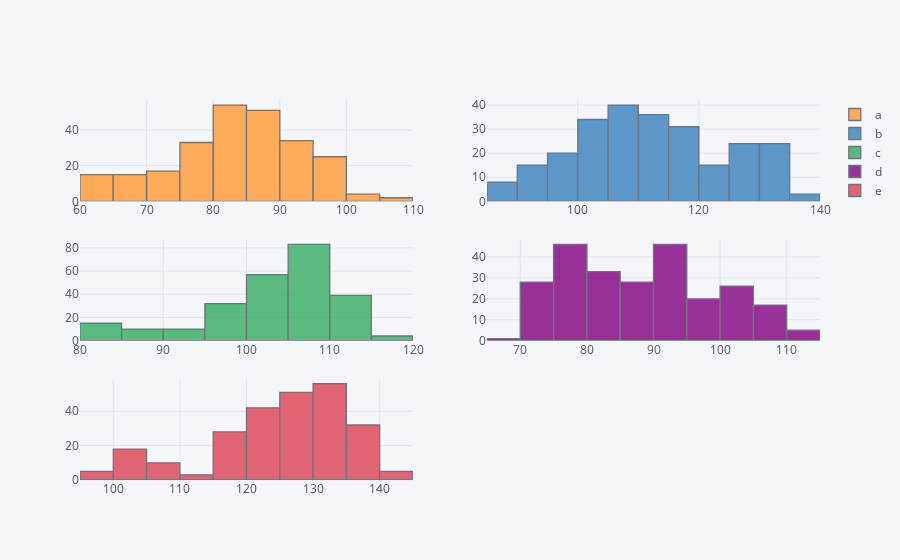

Notebook code cell kept with this figure:
### Code cell
plyo.iplot(
       df.iplot(kind='hist', #Specifies the plotting type.
                   subplots=True, #Requires separate subplots for every column.
                   bins=15, #Sets the bins parameter (buckets to be used = bars to be plotted).
                  asFigure=True), #The df.iplot() method is called with parameter,asFigure=True to allow for local plottingand #embedding
                   # image='png',
                   filename='ply_03'
)

### Figure 1 — Plotly figure (JSON) as saved in the notebook; plotly's stock layout.template omitted (floating-point values rounded to 4 significant figures; data arrays with more than 128 entries replaced by an {"elided": "..."} marker saying what was removed)
{"data": [{"histfunc": "count", "histnorm": "", "marker": {"color": "rgba(255, 153, 51, 1.0)", "line": {"color": "#4D5663", "width": 1.3}}, "name": "a", "nbinsx": 15, "opacity": 0.8, "orientation": "v", "type": "histogram", "uid": "9c23a875-294c-4521-aa99-4dff443fea53", "x": {"elided": "250 float values"}, "xaxis": "x", "yaxis": "y"}, {"histfunc": "count", "histnorm": "", "marker": {"color": "rgba(55, 128, 191, 1.0)", "line": {"color": "#4D5663", "width": 1.3}}, "name": "b", "nbinsx": 15, "opacity": 0.8, "orientation": "v", "type": "histogram", "uid": "d65340fa-381a-44a0-a007-3874a7bfaa5f", "x": {"elided": "250 float values"}, "xaxis": "x2", "yaxis": "y2"}, {"histfunc": "count", "histnorm": "", "marker": {"color": "rgba(50, 171, 96, 1.0)", "line": {"color": "#4D5663", "width": 1.3}}, "name": "c", "nbinsx": 15, "opacity": 0.8, "orientation": "v", "type": "histogram", "uid": "03a7abc7-0190-4bb5-9172-75e0a84c72a9", "x": {"elided": "250 float values"}, "xaxis": "x3", "yaxis": "y3"}, {"histfunc": "count", "histnorm": "", "marker": {"color": "rgba(128, 0, 128, 1.0)", "line": {"color": "#4D5663", "width": 1.3}}, "name": "d", "nbinsx": 15, "opacity": 0.8, "orientation": "v", "type": "histogram", "uid": "fd61da8f-c8cb-4e6b-a959-666847fea26f", "x": {"elided": "250 float values"}, "xaxis": "x4", "yaxis": "y4"}, {"histfunc": "count", "histnorm": "", "marker": {"color": "rgba(219, 64, 82, 1.0)", "line": {"color": "#4D5663", "width": 1.3}}, "name": "e", "nbinsx": 15, "opacity": 0.8, "orientation": "v", "type": "histogram", "uid": "d2dad2c8-1010-47bf-88a8-06c7f1dbe80d", "x": {"elided": "250 float values"}, "xaxis": "x5", "yaxis": "y5"}], "layout": {"barmode": "overlay", "legend": {"bgcolor": "#F5F6F9", "font": {"color": "#4D5663"}}, "paper_bgcolor": "#F5F6F9", "plot_bgcolor": "#F5F6F9", "title": {"font": {"color": "#4D5663"}}, "xaxis": {"anchor": "y", "domain": [0, 0.45], "gridcolor": "#E1E5ED", "showgrid": true, "tickfont": {"color": "#4D5663"}, "title": {"font": {"color": "#4D5663"}, "text": ""}, "zerolinecolor": "#E1E5ED"}, "xaxis2": {"anchor": "y2", "domain": [0.55, 1], "gridcolor": "#E1E5ED", "showgrid": true, "tickfont": {"color": "#4D5663"}, "title": {"font": {"color": "#4D5663"}, "text": ""}, "zerolinecolor": "#E1E5ED"}, "xaxis3": {"anchor": "y3", "domain": [0, 0.45], "gridcolor": "#E1E5ED", "showgrid": true, "tickfont": {"color": "#4D5663"}, "title": {"font": {"color": "#4D5663"}, "text": ""}, "zerolinecolor": "#E1E5ED"}, "xaxis4": {"anchor": "y4", "domain": [0.55, 1], "gridcolor": "#E1E5ED", "showgrid": true, "tickfont": {"color": "#4D5663"}, "title": {"font": {"color": "#4D5663"}, "text": ""}, "zerolinecolor": "#E1E5ED"}, "xaxis5": {"anchor": "y5", "domain": [0, 0.45], "gridcolor": "#E1E5ED", "showgrid": true, "tickfont": {"color": "#4D5663"}, "title": {"font": {"color": "#4D5663"}, "text": ""}, "zerolinecolor": "#E1E5ED"}, "yaxis": {"anchor": "x", "domain": [0.7333, 1], "gridcolor": "#E1E5ED", "showgrid": true, "tickfont": {"color": "#4D5663"}, "title": {"font": {"color": "#4D5663"}, "text": ""}, "zerolinecolor": "#E1E5ED"}, "yaxis2": {"anchor": "x2", "domain": [0.7333, 1], "gridcolor": "#E1E5ED", "showgrid": true, "tickfont": {"color": "#4D5663"}, "title": {"font": {"color": "#4D5663"}, "text": ""}, "zerolinecolor": "#E1E5ED"}, "yaxis3": {"anchor": "x3", "domain": [0.3667, 0.6333], "gridcolor": "#E1E5ED", "showgrid": true, "tickfont": {"color": "#4D5663"}, "title": {"font": {"color": "#4D5663"}, "text": ""}, "zerolinecolor": "#E1E5ED"}, "yaxis4": {"anchor": "x4", "domain": [0.3667, 0.6333], "gridcolor": "#E1E5ED", "showgrid": true, "tickfont": {"color": "#4D5663"}, "title": {"font": {"color": "#4D5663"}, "text": ""}, "zerolinecolor": "#E1E5ED"}, "yaxis5": {"anchor": "x5", "domain": [0, 0.2667], "gridcolor": "#E1E5ED", "showgrid": true, "tickfont": {"color": "#4D5663"}, "title": {"font": {"color": "#4D5663"}, "text": ""}, "zerolinecolor": "#E1E5ED"}}}
